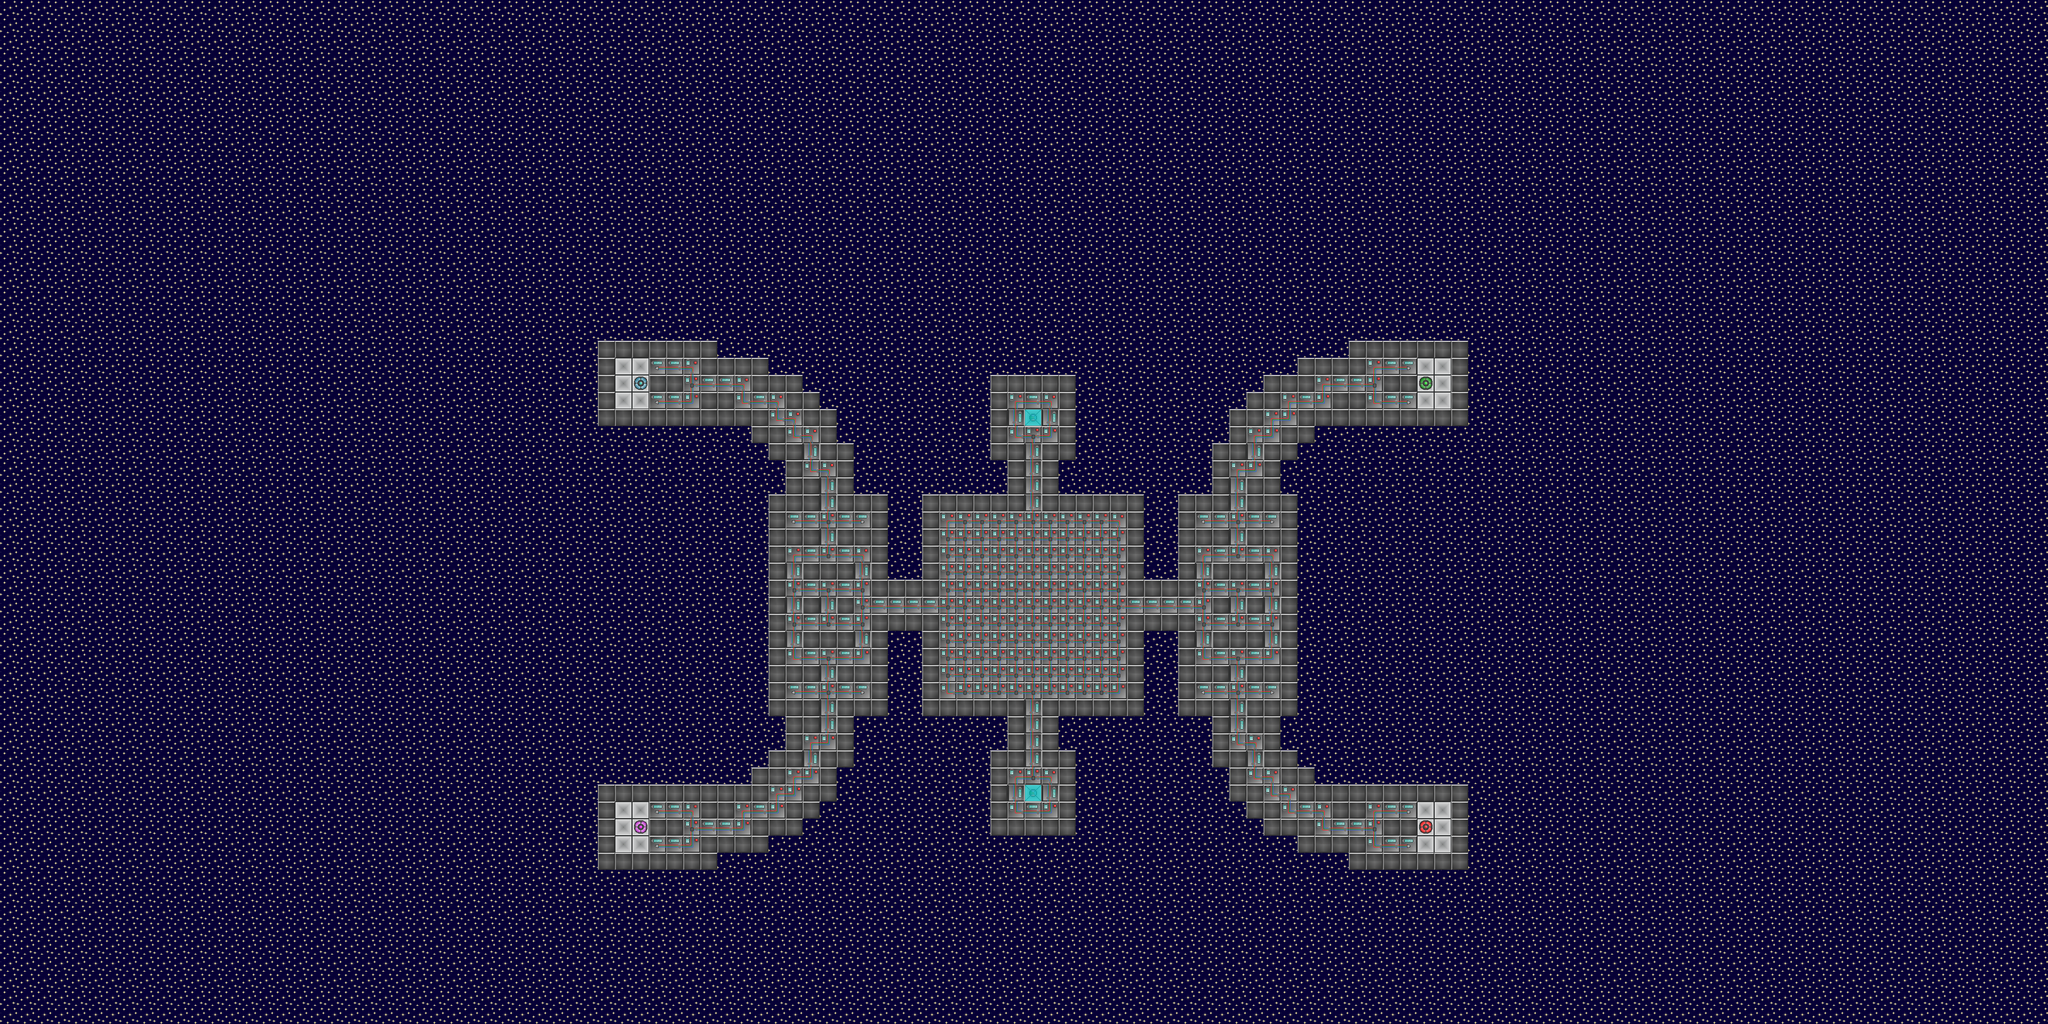

Tiled map render using the project's own tile images. Description and the map definition, with tile-layer contents summarised, below:
An orthogonal 120x60 tile map with 32x32 px tiles, 5 tile layers (Background, Floor, Blocks, Items, ...), 2 tilesets.

<map version="1.0" orientation="orthogonal" renderorder="right-down" width="120" height="60" tilewidth="32" tileheight="32" nextobjectid="1">
 <tileset firstgid="1" name="map_tiles" tilewidth="34" tileheight="34" tilecount="28" columns="4">
  <image source="../blocks/map_tiles.png" width="136" height="256" />
  <tile id="2">
   <properties>
    <property name="Item-Spawner" value="" />
   </properties>
  </tile>
  <tile id="3">
   <properties>
    <property name="blocked" value="" />
   </properties>
  </tile>
  <tile id="4">
   <properties>
    <property name="Spawn-P2" value="" />
   </properties>
  </tile>
  <tile id="5">
   <properties>
    <property name="Spawn-P3" value="" />
   </properties>
  </tile>
  <tile id="6">
   <properties>
    <property name="Spawn-P4" value="" />
   </properties>
  </tile>
  <tile id="7">
   <properties>
    <property name="Spawn-P1" value="" />
   </properties>
  </tile>
  <tile id="8">
   <properties>
    <property name="blocked" value="" />
    <property name="undestructable" value="" />
   </properties>
  </tile>
  <tile id="9">
   <properties>
    <property name="blocked" value="" />
    <property name="ghost-blocked" value="" />
    <property name="undestructable" value="" />
   </properties>
  </tile>
  <tile id="10">
   <properties>
    <property name="blocked" value="" />
   </properties>
  </tile>
  <tile id="11">
   <properties>
    <property name="blocked" value="" />
   </properties>
  </tile>
  <tile id="12">
   <properties>
    <property name="blocked" value="" />
   </properties>
  </tile>
  <tile id="13">
   <properties>
    <property name="blocked" value="" />
   </properties>
  </tile>
  <tile id="14">
   <properties>
    <property name="blocked" value="" />
   </properties>
  </tile>
  <tile id="15">
   <properties>
    <property name="blocked" value="" />
   </properties>
  </tile>
  <tile id="16">
   <properties>
    <property name="blocked" value="" />
   </properties>
  </tile>
  <tile id="17">
   <properties>
    <property name="blocked" value="" />
   </properties>
  </tile>
  <tile id="18">
   <properties>
    <property name="blocked" value="" />
   </properties>
  </tile>
  <tile id="19">
   <properties>
    <property name="blocked" value="" />
   </properties>
  </tile>
  <tile id="20">
   <properties>
    <property name="blocked" value="" />
   </properties>
  </tile>
  <tile id="21">
   <properties>
    <property name="blocked" value="" />
   </properties>
  </tile>
  <tile id="22">
   <properties>
    <property name="blocked" value="" />
   </properties>
  </tile>
  <tile id="23">
   <properties>
    <property name="blocked" value="" />
   </properties>
  </tile>
  <tile id="24">
   <properties>
    <property name="blocked" value="" />
   </properties>
  </tile>
  <tile id="25">
   <properties>
    <property name="blocked" value="" />
   </properties>
  </tile>
  <tile id="26">
   <properties>
    <property name="blocked" value="" />
   </properties>
  </tile>
  <tile id="27">
   <properties>
    <property name="blocked" value="" />
   </properties>
  </tile>
 </tileset>
 <tileset firstgid="29" name="background-credits" tilewidth="34" tileheight="34" tilecount="28" columns="4">
  <image source="../blocks/background-credits.png" width="136" height="256" />
 </tileset>
 <layer name="Background" width="120" height="60">
  <data>[7200 cells, 7200 non-empty, 1 distinct tile ids]</data>
 </layer>
 <layer name="Floor" width="120" height="60">
  <data>[7200 cells, 910 non-empty, 7 distinct tile ids]</data>
 </layer>
 <layer name="Blocks" width="120" height="60">
  <data>[7200 cells, 697 non-empty, 16 distinct tile ids]</data>
 </layer>
 <layer name="Items" width="120" height="60">
  <data>[7200 cells, 0 non-empty, 0 distinct tile ids]</data>
 </layer>
 <layer name="Bombs" width="120" height="60">
  <data>[7200 cells, 0 non-empty, 0 distinct tile ids]</data>
 </layer>
</map>
